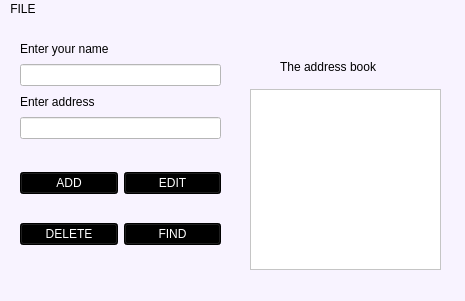
<?xml version="1.0" encoding="UTF-8"?>
<ui version="4.0">
 <class>MainWindow</class>
 <widget class="QMainWindow" name="MainWindow">
  <property name="geometry">
   <rect>
    <x>0</x>
    <y>0</y>
    <width>465</width>
    <height>301</height>
   </rect>
  </property>
  <property name="font">
   <font>
    <family>Ubuntu</family>
    <pointsize>11</pointsize>
   </font>
  </property>
  <property name="windowTitle">
   <string>program kotika niki</string>
  </property>
  <property name="styleSheet">
   <string notr="true">background-color: rgb(248, 243, 255);</string>
  </property>
  <widget class="QWidget" name="centralwidget">
   <widget class="QWidget" name="gridLayoutWidget">
    <property name="geometry">
     <rect>
      <x>20</x>
      <y>130</y>
      <width>201</width>
      <height>121</height>
     </rect>
    </property>
    <layout class="QGridLayout" name="gridLayout">
     <item row="1" column="0">
      <widget class="QPushButton" name="pushButton_3">
       <property name="styleSheet">
        <string notr="true">color: rgb(255, 255, 255);
background-color: rgb(0, 0, 0);
font: 300 11pt &quot;Ubuntu&quot;;</string>
       </property>
       <property name="text">
        <string>DELETE</string>
       </property>
      </widget>
     </item>
     <item row="1" column="1">
      <widget class="QPushButton" name="pushButton_5">
       <property name="styleSheet">
        <string notr="true">color: rgb(255, 255, 255);
background-color: rgb(0, 0, 0);
font: 300 11pt &quot;Ubuntu&quot;;</string>
       </property>
       <property name="text">
        <string>FIND</string>
       </property>
      </widget>
     </item>
     <item row="0" column="1">
      <widget class="QPushButton" name="pushButton_2">
       <property name="styleSheet">
        <string notr="true">color: rgb(255, 255, 255);
background-color: rgb(0, 0, 0);
font: 300 11pt &quot;Ubuntu&quot;;</string>
       </property>
       <property name="text">
        <string>EDIT</string>
       </property>
      </widget>
     </item>
     <item row="0" column="0">
      <widget class="QPushButton" name="pushButton">
       <property name="styleSheet">
        <string notr="true">background-color: rgb(0, 0, 0);
font: 300 11pt &quot;Ubuntu&quot;;
color: rgb(255, 255, 255);</string>
       </property>
       <property name="text">
        <string>ADD</string>
       </property>
      </widget>
     </item>
    </layout>
   </widget>
   <widget class="QListWidget" name="listWidget">
    <property name="geometry">
     <rect>
      <x>250</x>
      <y>70</y>
      <width>191</width>
      <height>181</height>
     </rect>
    </property>
    <property name="styleSheet">
     <string notr="true">font: 300 11pt &quot;Ubuntu&quot;;
background-color: rgb(255, 255, 255);</string>
    </property>
   </widget>
   <widget class="QWidget" name="verticalLayoutWidget">
    <property name="geometry">
     <rect>
      <x>20</x>
      <y>20</y>
      <width>201</width>
      <height>100</height>
     </rect>
    </property>
    <layout class="QVBoxLayout" name="verticalLayout_2">
     <item>
      <widget class="QLabel" name="label_2">
       <property name="styleSheet">
        <string notr="true">font: 300 11pt &quot;Ubuntu&quot;;</string>
       </property>
       <property name="text">
        <string>Enter your name</string>
       </property>
      </widget>
     </item>
     <item>
      <widget class="QLineEdit" name="lineEdit">
       <property name="styleSheet">
        <string notr="true">font: 300 11pt &quot;Ubuntu&quot;;background-color: rgb(255, 255, 255);</string>
       </property>
      </widget>
     </item>
     <item>
      <widget class="QLabel" name="label">
       <property name="styleSheet">
        <string notr="true">font: 300 11pt &quot;Ubuntu&quot;;</string>
       </property>
       <property name="text">
        <string>Enter address</string>
       </property>
      </widget>
     </item>
     <item>
      <widget class="QLineEdit" name="lineEdit_2">
       <property name="styleSheet">
        <string notr="true">background-color: rgb(255, 255, 255); font: 300 11pt &quot;Ubuntu&quot;;</string>
       </property>
      </widget>
     </item>
    </layout>
   </widget>
   <widget class="QLabel" name="label_3">
    <property name="geometry">
     <rect>
      <x>280</x>
      <y>40</y>
      <width>199</width>
      <height>16</height>
     </rect>
    </property>
    <property name="styleSheet">
     <string notr="true">font: 300 11pt &quot;Ubuntu&quot;;</string>
    </property>
    <property name="text">
     <string>The address book</string>
    </property>
   </widget>
  </widget>
  <widget class="QStatusBar" name="statusbar"/>
  <widget class="QMenuBar" name="menuBar">
   <property name="geometry">
    <rect>
     <x>0</x>
     <y>0</y>
     <width>465</width>
     <height>22</height>
    </rect>
   </property>
   <widget class="QMenu" name="menuFILE">
    <property name="title">
     <string>FILE</string>
    </property>
    <addaction name="actionOPEN"/>
    <addaction name="actionSAVE"/>
    <addaction name="actionEXPORT"/>
   </widget>
   <addaction name="menuFILE"/>
  </widget>
  <action name="actionSAVE">
   <property name="icon">
    <iconset theme="document-save"/>
   </property>
   <property name="text">
    <string>SAVE</string>
   </property>
  </action>
  <action name="actionEXPORT">
   <property name="text">
    <string>EXPORT</string>
   </property>
  </action>
  <action name="actionOPEN">
   <property name="checked">
    <bool>false</bool>
   </property>
   <property name="icon">
    <iconset theme="document-open"/>
   </property>
   <property name="text">
    <string>OPEN</string>
   </property>
  </action>
 </widget>
 <resources/>
 <connections/>
</ui>
